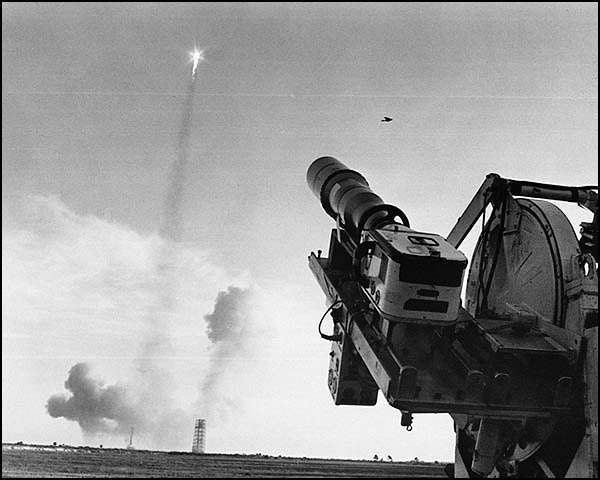
#> input picture 1.1 Geometry of Image Formation/visuals/Apollo-8-Launch.jpg, 600 x 480 px
$ jupyter execute 01_04_Annotating_Images.ipynb   (shell and % lines are left out)
#> lines starting #> are read from the running program, lines starting #| are printed output that depends on the picture; after the words box and inside, x2 and y2 are one past the last pixel; in counts of white or black regions, pixels touching at a corner belong together
<h1 style="font-size:30px;">Annotating Images</h1>

In this notebook we will demonstrate how to annotate images using OpenCV. We will learn how to perform the following annotations to images.

* Draw lines
* Draw circles
* Draw rectangles
* Add text

These are useful when you want to annotate your results for presentations or show a demo of your application. Annotations can also be useful during development and debugging. Videos can also be annotated as we will see in future modules.

[cell 1]
import cv2
import numpy as np
import matplotlib.pyplot as plt
import matplotlib

# 1. Read Grayscale Image as "Color"

Let's start by reading and displaying an image that we wish to annotate. We selected a grayscale image for this example, but notice that we are using **`cv2.IMREAD_COLOR`** to read the image as a color image. Why is that? If we wish to annotate this image with color, then the image must support a color representation, even though the original image is a grayscale image. The image itself could be rendered as a single channel grayscale image or as a color image (with grayscale "color" values). In both cases, the displayed image will appear identical (as a pure grayscale image).

To better understand this let's consider the pixel intensity of a specific point in the gray sky. Let's assume the intensity value at [10,101] is 160. So if we read this image as a grayscale image (single channel) then the sky would have a pixel intensity of 160. If we read this image as a color image (three channels) then the pixel intensity at the same point would be represented as (160,160,160). The three channels have identical values and thus give rise to the same grayscale color as the single-channel representation. But singe the image data now contains three color channels it allows us to annotate this image with color!

[cell 2]
# Read the image.
image = cv2.imread('visuals/Apollo-8-Launch.jpg', cv2.IMREAD_COLOR)
#> image is the input picture: shape (480, 600, 3); min 0, max 255, mean 151.3

# Display the original image.
plt.figure(figsize = [7, 7])
plt.imshow(image);
print(image.shape)
#| (480, 600, 3)

### <font style="color:rgb(50,120,230)">Define colors for annotations</font>

[cell 3]
yellow  = (0, 255, 255)
red     = (0, 0, 255)
magenta = (255, 0, 255)
green   = (0, 255, 0)

# 2. Drawing a Line

<hr style="border:none; height: 4px; background-color:#D3D3D3" />

The **`line()`** function in OpenCV is used to draw lines on images.

### <font color="green">Function Syntax</font>
``` python
    img = cv2.line(img, pt1, pt2, color[, thickness[, lineType[, shift]]])
```

**`img`**: The output image that has been annotated.

The function has **4 required arguments**:

1. `img`:   Image on which we will draw a line
2. `pt1`:   First point (x, y) location of the line segment
3. `pt2`:   Second point of the line segment
4. `color`: Color of the line which will be drawn

Optional arguments that are commonly used include:

1. `thickness`: Integer specifying the line thickness. Default value is 1.
2. `lineType`:  Type of the line. Default value is **`cv2.LINE_8`** which stands for an 8-connected line. Usually, **`cv2.LINE_AA`** (antialiased or smooth line) is used for the lineType.

### <font color="green">OpenCV Documentation</font>

[**`line()`**](https://docs.opencv.org/4.5.2/d6/d6e/group__imgproc__draw.html#ga7078a9fae8c7e7d13d24dac2520ae4a2)
[**`linetype`**](https://docs.opencv.org/4.5.2/d6/d6e/group__imgproc__draw.html#gaf076ef45de481ac96e0ab3dc2c29a777)

<hr style="border:none; height: 4px; background-color:#D3D3D3" />

### <font style = "color:rgb(50,120,230)"> Using: cv2.LINE_8 </font>

[cell 4]
# Make a copy of the original image.
image_line = image.copy()

# Draw a yellow line (using: cv2.LINE_8)
image_line = cv2.line(image_line, (0, 445), (450, 465), yellow, thickness=3, lineType=cv2.LINE_8)
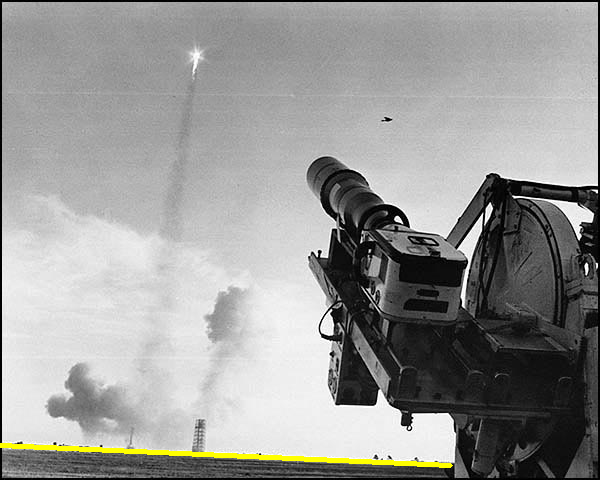
#> image_line: shape (480, 600, 3); 0.78% of pixels changed, all inside (x1, y1, x2, y2) = (0, 443, 453, 468)

# Display the annotated image.
plt.figure(figsize = [10, 10])
plt.imshow(image_line[:, :, ::-1]);

### <font style = "color:rgb(50,120,230)"> Using: cv2.LINE_AA </font>

[cell 5]
# Make a copy of the original image.
image_line_aa = image.copy()

# Draw a yellow line (using: cv2.LINE_AA)
image_line_aa = cv2.line(image_line_aa, (0, 445), (450, 465), yellow, thickness=3, lineType=cv2.LINE_AA)
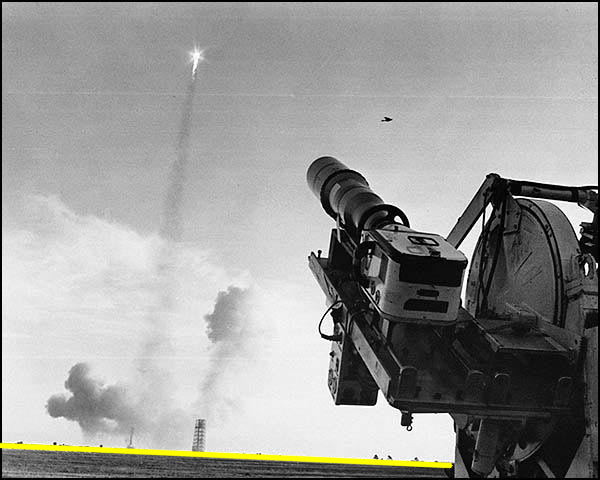
#> image_line_aa: shape (480, 600, 3); 1.1% of pixels changed, all inside (x1, y1, x2, y2) = (0, 442, 454, 469)

# Display the annotated image.
plt.figure(figsize = [10, 10])
plt.imshow(image_line_aa[:, :, ::-1]);

# 3. Drawing a Circle

<hr style="border:none; height: 4px; background-color:#D3D3D3" />

The **`circle()`** function in OpenCV is used to draw circles on images.

### <font color="green">Function Syntax</font>
``` python
img = cv2.circle(img, center, radius, color[, thickness[, lineType[, shift]]])
```

`img`: The output image that has been annotated.

The function has **4 required arguments**:

1. `img`:    Image on which we will draw a line
2. `center`: Center of the circle
3. `radius`: Radius of the circle
4. `color`:  Color of the circle which will be drawn

Optional arguments that are commonly used include:

1. `thickness`: Thickness of the circle outline (if positive).
If a negative value is supplied for this argument, it will result in a filled circle.
2. `lineType`:  Type of the circle boundary. This is exact same as lineType argument in **`cv2.line()`**

### <font color="green">OpenCV Documentation</font>

[**`circle()`**](https://docs.opencv.org/4.5.2/d6/d6e/group__imgproc__draw.html#gaf10604b069374903dbd0f0488cb43670)

<hr style="border:none; height: 4px; background-color:#D3D3D3" />

[cell 6]
# Make a copy of the original image.
image_circle = image.copy()

# Draw a red circle.
image_circle = cv2.circle(image_circle, (195, 55), 20, red, thickness = 2, lineType = cv2.LINE_AA)
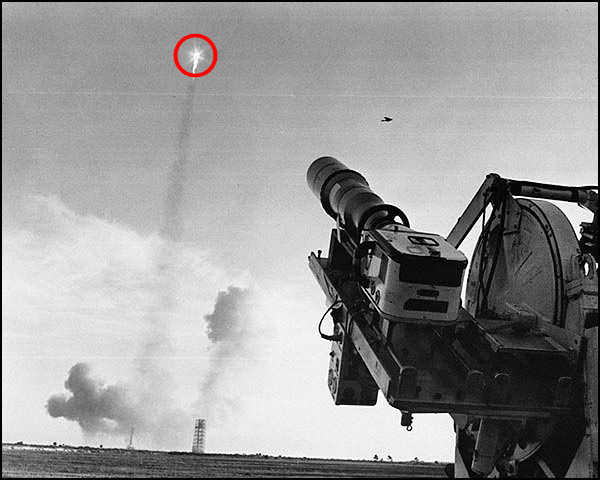
#> image_circle: shape (480, 600, 3); 0.23% of pixels changed, all inside (x1, y1, x2, y2) = (172, 33, 219, 78)

# Display the annotated image.
plt.figure(figsize = [8, 8])
plt.imshow(image_circle[:, :, ::-1]);

# 3. Drawing a Rectangle

<hr style="border:none; height: 4px; background-color:#D3D3D3" />

The **`rectangle()`** function in OpenCV is used to draw rectangles on images.

### <font color="green">Function Syntax</font>

    img = cv2.rectangle(img, pt1, pt2, color[, thickness[, lineType[, shift]]])

`img`: The output image that has been annotated.

The function has **4 required arguments**:

1. `img`: Image on which the rectangle is to be drawn.
2. `pt1`: Vertex of the rectangle. Usually we use the **top-left vertex** here.
3. `pt2`: Vertex of the rectangle opposite to pt1. Usually we use the **bottom-right**              vertex here.
4. `color`: Rectangle color

Optional arguments that are commonly used include:

1. `thickness`: Thickness of the circle outline (if positive).
    If a negative value is supplied for this argument, it will result in a filled rectangle.
2. `lineType`: Type of the circle boundary. This is exact same as lineType argument in
    **`cv2.line()`**

### <font color="green">OpenCV Documentation Links</font>

[**`rectangle()`**](https://docs.opencv.org/4.5.2/d6/d6e/group__imgproc__draw.html#ga07d2f74cadcf8e305e810ce8eed13bc9)

<hr style="border:none; height: 4px; background-color:#D3D3D3" />

[cell 7]
# Make a copy of the original image.
image_rectangle = image.copy()

# Draw a magenta rectangle.
image_rectangle = cv2.rectangle(image_rectangle, (300, 150), (480, 420), magenta, thickness = 3, lineType = cv2.LINE_8)
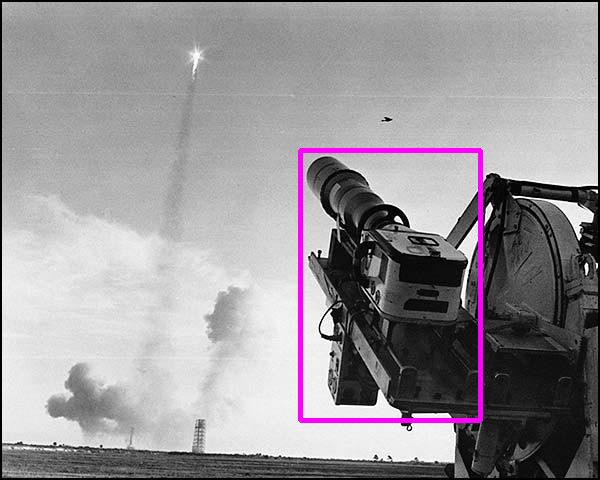
#> image_rectangle: shape (480, 600, 3); 1.56% of pixels changed, all inside (x1, y1, x2, y2) = (298, 148, 483, 423)

# Display the annotated image.
plt.figure(figsize = [8, 8])
plt.imshow(image_rectangle[:, :, ::-1]);

# 4. Adding Text

<hr style="border:none; height: 4px; background-color:#D3D3D3" />

The **`putText()`** function in OpenCV is used to add text to images.

### <font color="green">Function Syntax</font>

    img = cv2.putText(img, text, org, fontFace, fontScale, color[, thickness[, lineType[, bottomLeftOrigin]]])

`img`: The output image that has been annotated.

The function has **6 required arguments**:

1. `img`: Image on which the text has to be written.
2. `text`: Text string to be written.
3. `org`: Bottom-left corner of the text string in the image.
4. `fontFace`: Font type
5. `fontScale`: Font scale factor that is multiplied by the font-specific base size.
6. `color`: Font color

Optional arguments that are commonly used include:

1. `thickness`: Integer specifying the line thickness for the text. Default value is 1.
2. `lineType`: Type of the line. Default value is 8 which stands for an 8-connected line. Usually, **`cv2.LINE_AA`** (antialiased or smooth line) is used for the lineType.

### <font color="green">OpenCV Documentation</font>

[**`putText()`**](https://docs.opencv.org/4.5.2/d6/d6e/group__imgproc__draw.html#ga5126f47f883d730f633d74f07456c576)

<hr style="border:none; height: 4px; background-color:#D3D3D3" />

[cell 8]
# Make a copy of the original image.
image_text = image.copy()

# Add text to the image.
text = 'Apollo 8 Saturn V Launch, 21 Dec 1968'
font_face = cv2.FONT_HERSHEY_SIMPLEX
font_scale = 0.8
font_color = green
font_thickness = 1

image_text = cv2.putText(image_text, text, (45, 30), font_face, font_scale, font_color, font_thickness, cv2.LINE_AA)
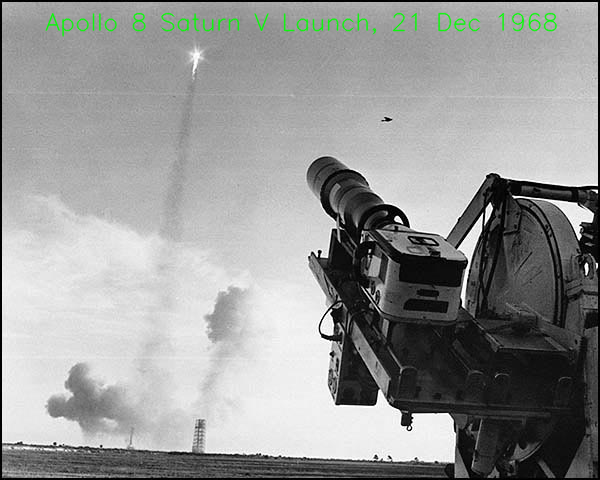
#> image_text: shape (480, 600, 3); 1.03% of pixels changed, all inside (x1, y1, x2, y2) = (45, 12, 558, 37)

# Display the annotated image.
plt.figure(figsize = [10, 10])
plt.imshow(image_text[:, :, ::-1]);

# 5. Exercise
Please complete the code in the cell below.

[cell 9]
# Read in the image ('Apollo-11-launch.jpg').
img = cv2.imread("visuals/Apollo-11-launch.jpg")
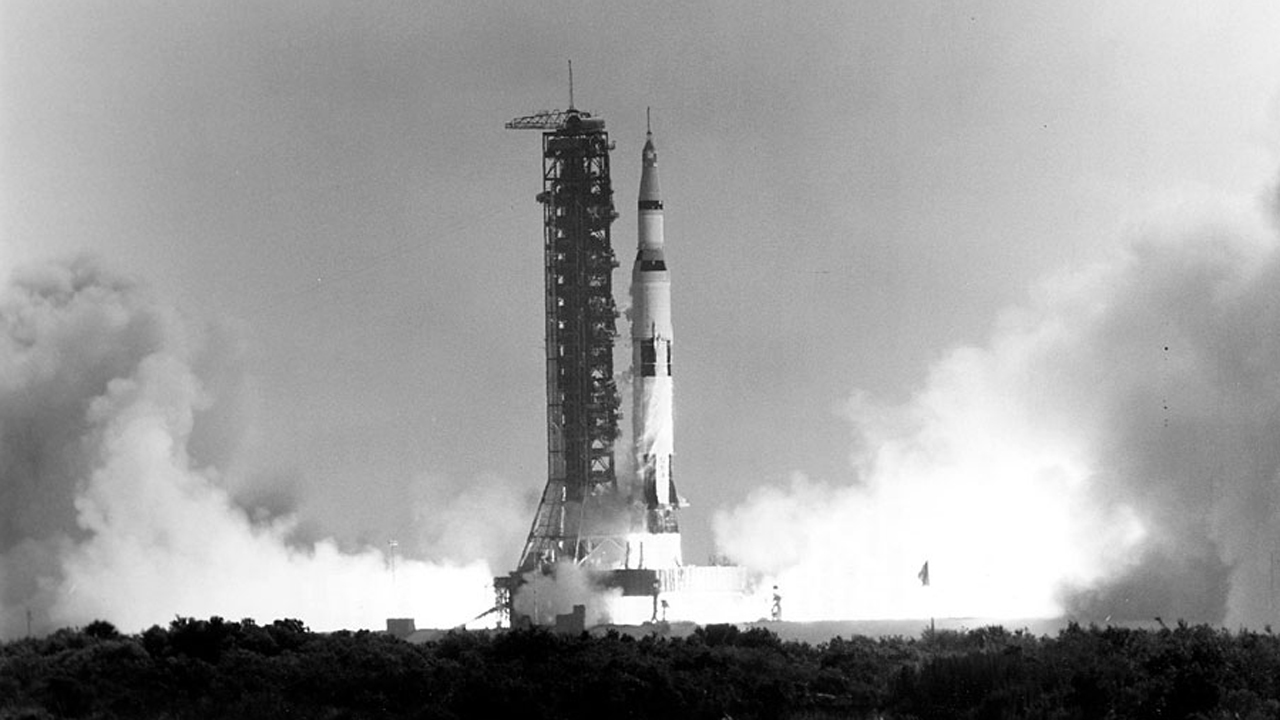
#> input picture 1.1 Geometry of Image Formation/visuals/Apollo-11-launch.jpg, 1280 x 720 px
#> img is the input picture: shape (720, 1280, 3); min 0, max 255, mean 156.2

# Add the following text to the dark area at the bottom of the image (centered on the image):
# 'Apollo 11 Saturn V Launch, July 16, 1969'.
text = 'Apollo 11 Saturn V Launch, July 16, 1969'
font_face = cv2.FONT_HERSHEY_PLAIN
font_color = green

img = cv2.putText(img, text, (200, 700), font_face,  2.3, font_color, 2, cv2.LINE_AA)

# Draw a magenta rectangle that encompasses the launch tower and the rocket.
rect_color = magenta
img = cv2.rectangle(img, (500, 100), (690, 600), rect_color, 3)
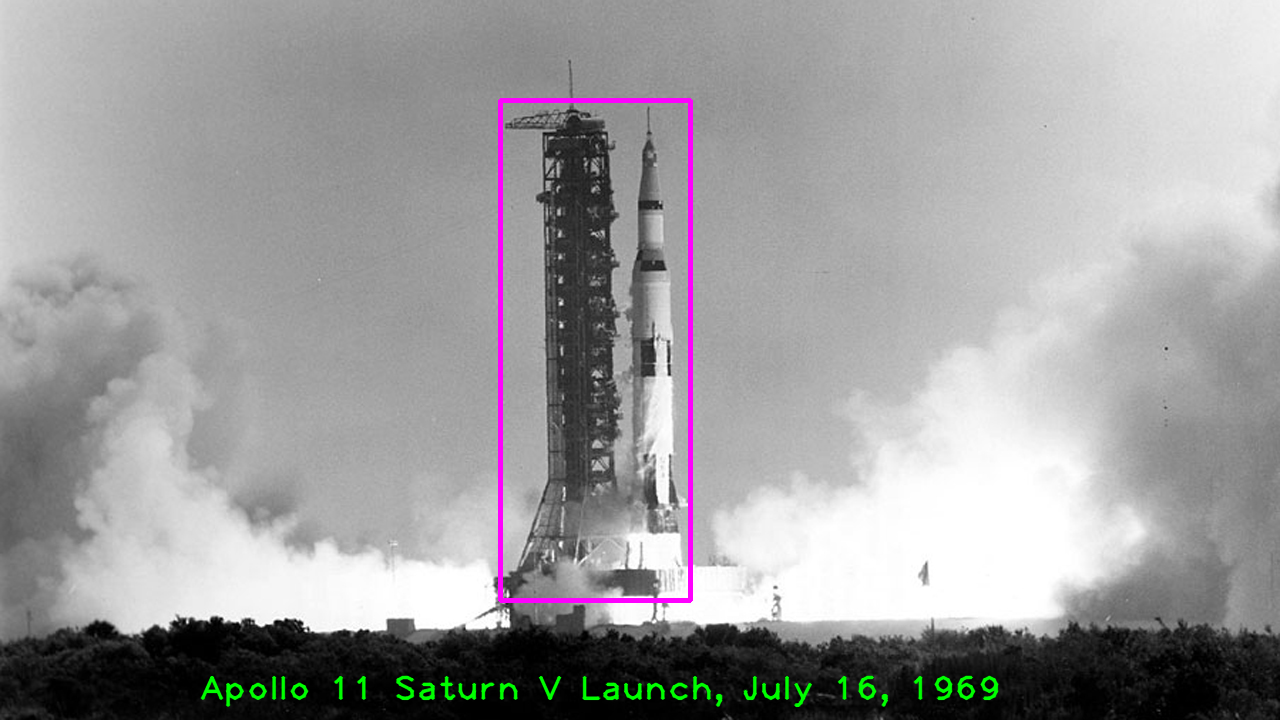
#> img: shape (720, 1280, 3); mean B, G, R 156.9, 156.2, 156.9

plt.figure(figsize=[12, 12])
# Display the final annotated image
plt.imshow(img);
